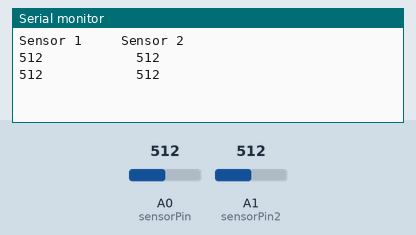
The sketch below on a simulated Arduino Uno, built with avr-gcc and run on an emulated ATmega328P. Shown: the last lines printed to the serial monitor. The test bench sets the inputs (shaded band); at power-on: A0 (sensorPin) = 512, A1 (sensorPin2) = 512.

Above: at 5.9 s.
6.0 s: A0 (sensorPin) set to 716
At 10.9 s:
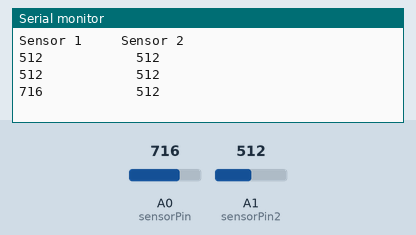
12.0 s: A1 (sensorPin2) set to 716
At 16.5 s:
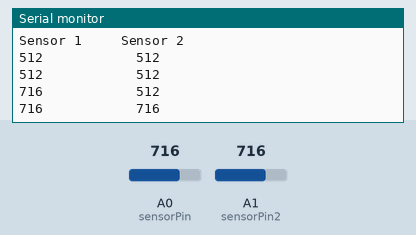
18.0 s: A0 (sensorPin) set to 900
At 21.0 s:
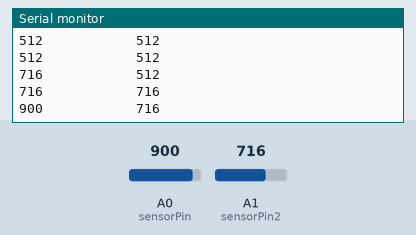
24.0 s: A1 (sensorPin2) set to 900
At 26.7 s:
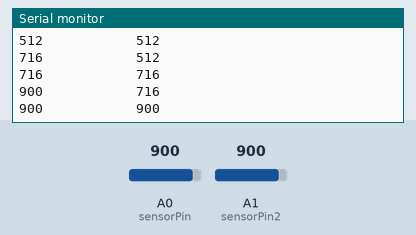
Timing chart, 0 to 28.2 s (numbered marks = the images above; inputs shaded):
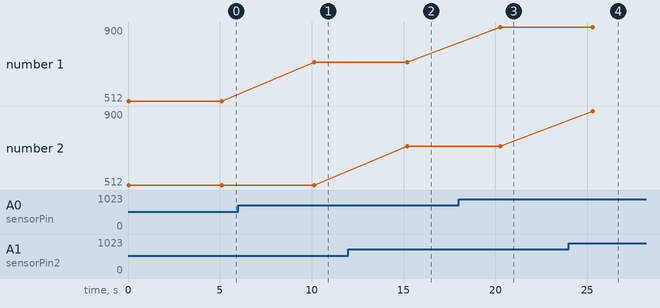

Measured:
- after the input at 6.0 s, the serial monitor: prints a new line after 4.2 s (image 1)
- after the input at 12.0 s, the serial monitor: prints a new line after 3.2 s (image 2)
- after the input at 18.0 s, the serial monitor: prints a new line after 2.3 s (image 3)
- after the input at 24.0 s, the serial monitor: prints a new line after 1.3 s (image 4)
- plotted number 1: 512 → 716 after the input at 6.0 s, 716 → 900 after the input at 18.0 s

The sketch:

SoilMoistureTest_2_1.ino
```cpp
//Soil Moisture Sensor Test 2

/*We use a digital pin to power the sensor as to turn it off when not required
  so that sensor does not corrode due to current and has a long life
*/
#include <Streaming.h>    //Importing library for streaming output

const int sensorPin = A0;   //Declaring sensor pin to take input
const int sensorPin2 = A1;   //Declaring sensor pin to take input
const int sensorPowerPin = 8;   //Sensor power from digital pin 8
const int sensor2PowerPin = 12;   //Sensor power from digital pin 7
int readVal;        //Variable for storing output of sensor
int readVal2;

void setup()
{
  pinMode(sensorPowerPin, OUTPUT);  //Declaring as output
  pinMode(sensorPin, INPUT);    //Setting as input
  pinMode(sensor2PowerPin, OUTPUT);  //Declaring as output
  pinMode(sensorPin2, INPUT);    //Setting as input
  digitalWrite(sensorPowerPin, LOW);    //Switching off sensor
  digitalWrite(sensor2PowerPin, LOW);    //Switching off sensor2
  Serial.begin(9600);   //Opening Serial Port
  Serial << "Sensor 1     Sensor 2\n";
}

void loop()
{
  digitalWrite(sensorPowerPin, HIGH);    //Switching on the sensors
  digitalWrite(sensor2PowerPin, HIGH);
  delay(50);                             //Wait for sensor to read efficiently
  readVal = analogRead(sensorPin);    //Reading voltage output of sensor
  //delay(50);
  readVal2 = analogRead(sensorPin2);    //Reading voltage output of sensor2
  Serial << readVal << "            " << readVal2 <<  "\n";    //Output to Serial Monitor
  digitalWrite(sensorPowerPin, LOW);    //Switching off the sensor
  digitalWrite(sensor2PowerPin, LOW);
  delay(5000);   //Reading 1 value in 5 seconds
}
```
